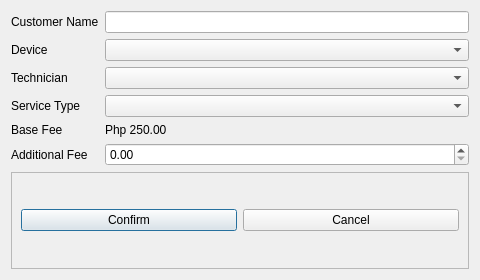
<?xml version="1.0" encoding="UTF-8"?>
<ui version="4.0">
 <class>ServiceDialog</class>
 <widget class="QDialog" name="ServiceDialog">
  <property name="geometry">
   <rect>
    <x>0</x>
    <y>0</y>
    <width>480</width>
    <height>280</height>
   </rect>
  </property>
  <property name="windowTitle">
   <string>Service</string>
  </property>
  <layout class="QVBoxLayout" name="verticalLayout">
   <item>
    <layout class="QFormLayout" name="formLayout">
     <item row="0" column="0">
      <widget class="QLabel" name="label">
       <property name="text">
        <string>Customer Name</string>
       </property>
      </widget>
     </item>
     <item row="0" column="1">
      <widget class="QLineEdit" name="customer">
       <property name="maxLength">
        <number>50</number>
       </property>
      </widget>
     </item>
     <item row="1" column="0">
      <widget class="QLabel" name="label_2">
       <property name="text">
        <string>Device</string>
       </property>
      </widget>
     </item>
     <item row="1" column="1">
      <widget class="QComboBox" name="device"/>
     </item>
     <item row="2" column="0">
      <widget class="QLabel" name="label_3">
       <property name="text">
        <string>Technician</string>
       </property>
      </widget>
     </item>
     <item row="2" column="1">
      <widget class="QComboBox" name="technician"/>
     </item>
     <item row="3" column="0">
      <widget class="QLabel" name="label_4">
       <property name="text">
        <string>Service Type</string>
       </property>
      </widget>
     </item>
     <item row="3" column="1">
      <widget class="QComboBox" name="serviceType"/>
     </item>
     <item row="4" column="0">
      <widget class="QLabel" name="label_5">
       <property name="text">
        <string>Base Fee</string>
       </property>
      </widget>
     </item>
     <item row="4" column="1">
      <widget class="QLabel" name="label_6">
       <property name="text">
        <string>Php 250.00</string>
       </property>
      </widget>
     </item>
     <item row="5" column="0">
      <widget class="QLabel" name="label_7">
       <property name="text">
        <string>Additional Fee</string>
       </property>
      </widget>
     </item>
     <item row="5" column="1">
      <widget class="QDoubleSpinBox" name="additionalFee">
       <property name="maximum">
        <double>9999.989999999999782</double>
       </property>
      </widget>
     </item>
    </layout>
   </item>
   <item>
    <widget class="QFrame" name="frame">
     <property name="frameShape">
      <enum>QFrame::StyledPanel</enum>
     </property>
     <property name="frameShadow">
      <enum>QFrame::Raised</enum>
     </property>
     <layout class="QHBoxLayout" name="horizontalLayout">
      <item>
       <widget class="QPushButton" name="confirm">
        <property name="text">
         <string>Confirm</string>
        </property>
       </widget>
      </item>
      <item>
       <widget class="QPushButton" name="cancel">
        <property name="text">
         <string>Cancel</string>
        </property>
       </widget>
      </item>
     </layout>
    </widget>
   </item>
  </layout>
 </widget>
 <resources/>
 <connections/>
</ui>
